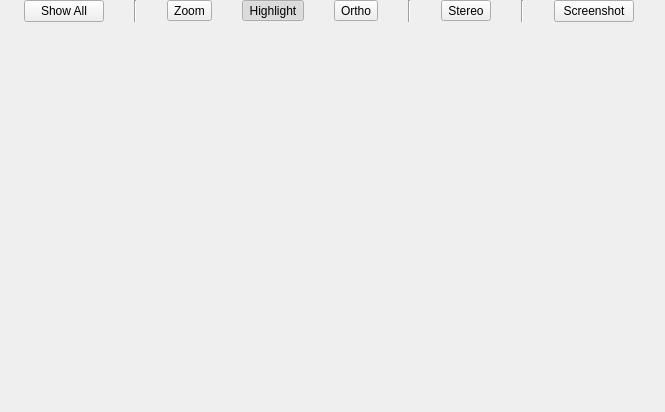
<?xml version="1.0" encoding="UTF-8"?>
<ui version="4.0">
 <class>VisualizationWidgetBase</class>
 <widget class="QWidget" name="VisualizationWidgetBase">
  <property name="geometry">
   <rect>
    <x>0</x>
    <y>0</y>
    <width>665</width>
    <height>412</height>
   </rect>
  </property>
  <property name="windowTitle">
   <string>Form</string>
  </property>
  <layout class="QVBoxLayout" name="verticalLayout">
   <property name="margin">
    <number>0</number>
   </property>
   <item>
    <layout class="QHBoxLayout" name="horizontalLayout_2">
     <item>
      <widget class="QPushButton" name="showAllPushButton">
       <property name="sizePolicy">
        <sizepolicy hsizetype="Fixed" vsizetype="Fixed">
         <horstretch>0</horstretch>
         <verstretch>0</verstretch>
        </sizepolicy>
       </property>
       <property name="toolTip">
        <string>Resets camera to view the entire scene from above.</string>
       </property>
       <property name="text">
        <string>Show All</string>
       </property>
      </widget>
     </item>
     <item>
      <widget class="Line" name="line">
       <property name="orientation">
        <enum>Qt::Vertical</enum>
       </property>
      </widget>
     </item>
     <item>
      <widget class="QToolButton" name="zoomToolButton">
       <property name="toolTip">
        <string>When activated hold down the left mouse button and draw a rectangle to zoom to the rectangles area.</string>
       </property>
       <property name="text">
        <string>Zoom</string>
       </property>
       <property name="checkable">
        <bool>true</bool>
       </property>
      </widget>
     </item>
     <item>
      <widget class="QToolButton" name="highlightToolButton">
       <property name="toolTip">
        <string>When enabled a red bounding box is shown on selected items in the visualization pipeline.</string>
       </property>
       <property name="text">
        <string>Highlight</string>
       </property>
       <property name="checkable">
        <bool>true</bool>
       </property>
       <property name="checked">
        <bool>true</bool>
       </property>
      </widget>
     </item>
     <item>
      <widget class="QToolButton" name="orthogonalProjectionToolButton">
       <property name="toolTip">
        <string>Switches between perspective and orthogonal projection.</string>
       </property>
       <property name="text">
        <string>Ortho</string>
       </property>
       <property name="checkable">
        <bool>true</bool>
       </property>
      </widget>
     </item>
     <item>
      <widget class="Line" name="line_2">
       <property name="orientation">
        <enum>Qt::Vertical</enum>
       </property>
      </widget>
     </item>
     <item>
      <widget class="QToolButton" name="stereoToolButton">
       <property name="toolTip">
        <string>Enables / disables stereo rendering.</string>
       </property>
       <property name="text">
        <string>Stereo</string>
       </property>
       <property name="checkable">
        <bool>true</bool>
       </property>
      </widget>
     </item>
     <item>
      <widget class="Line" name="line_3">
       <property name="orientation">
        <enum>Qt::Vertical</enum>
       </property>
      </widget>
     </item>
     <item>
      <widget class="QPushButton" name="screenshotPushButton">
       <property name="sizePolicy">
        <sizepolicy hsizetype="Fixed" vsizetype="Fixed">
         <horstretch>0</horstretch>
         <verstretch>0</verstretch>
        </sizepolicy>
       </property>
       <property name="text">
        <string>Screenshot</string>
       </property>
      </widget>
     </item>
    </layout>
   </item>
   <item>
    <widget class="QVTKWidget" name="vtkWidget" native="true">
     <property name="sizePolicy">
      <sizepolicy hsizetype="MinimumExpanding" vsizetype="MinimumExpanding">
       <horstretch>0</horstretch>
       <verstretch>0</verstretch>
      </sizepolicy>
     </property>
    </widget>
   </item>
  </layout>
 </widget>
 <customwidgets>
  <customwidget>
   <class>QVTKWidget</class>
   <extends>QWidget</extends>
   <header>QVTKWidget.h</header>
  </customwidget>
 </customwidgets>
 <resources/>
 <connections/>
</ui>
